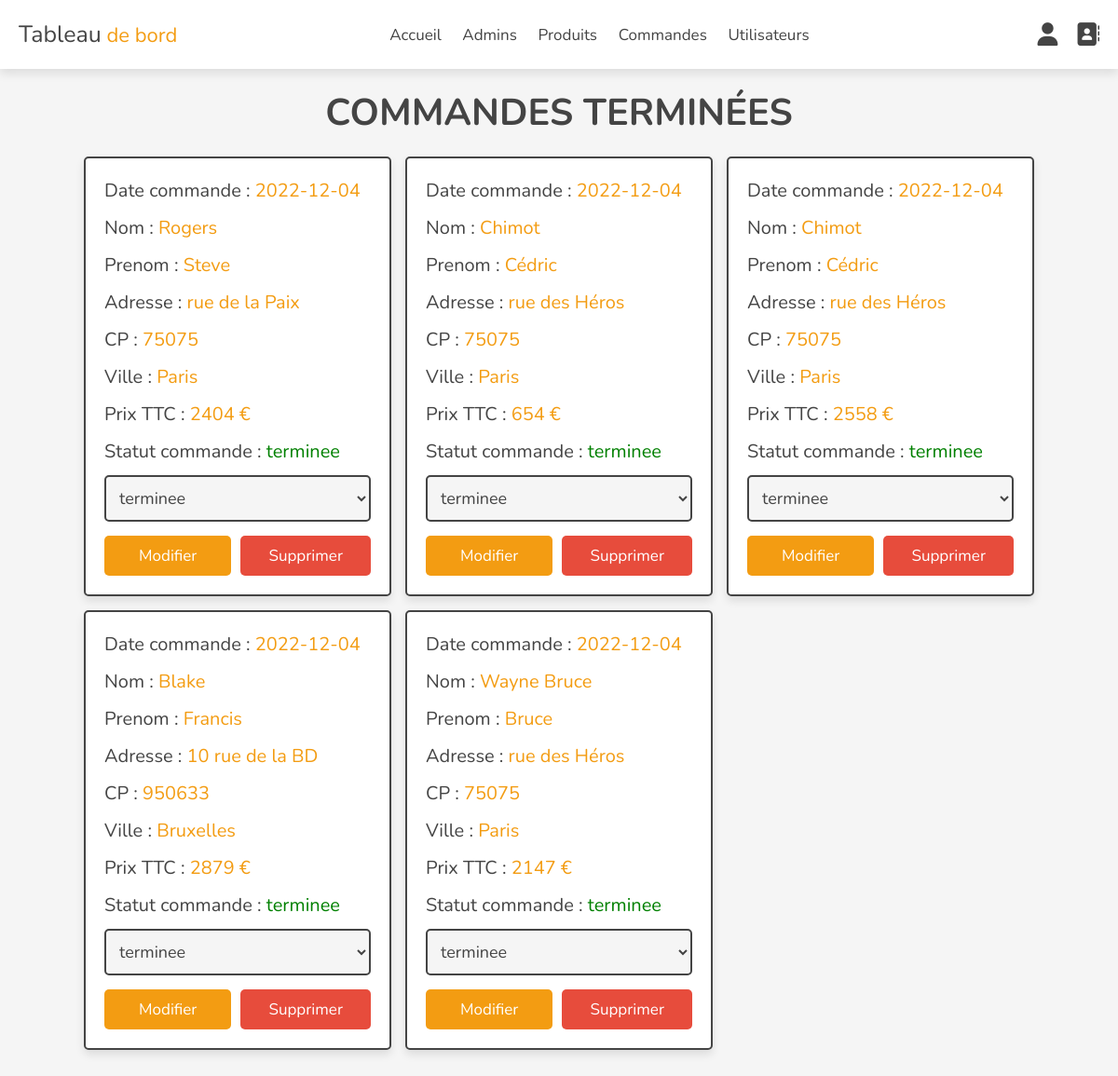
/admin/completed_orders.php (signed in), run on an earlier commit of the app's database.
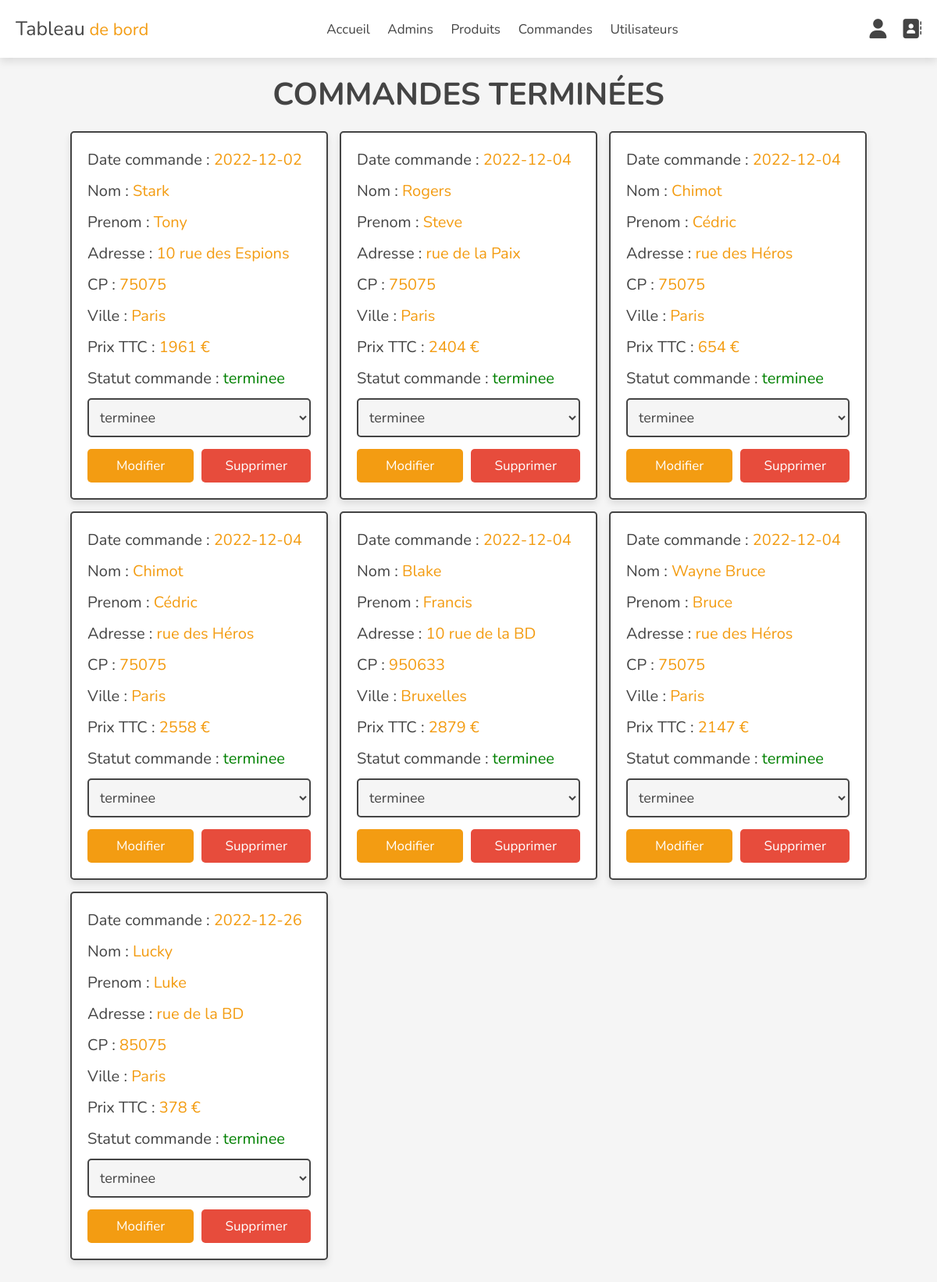
And on a later commit of the database.
### tables this page shows
CREATE TABLE `orders` (
  `id` int(100) NOT NULL,
  `user_id` int(100) NOT NULL,
  `nom` varchar(20) NOT NULL,
  `prenom` varchar(50) NOT NULL,
  `telephone` varchar(10) NOT NULL,
  `adresse` varchar(50) NOT NULL,
  `cp` varchar(50) NOT NULL,
  `ville` varchar(50) NOT NULL,
  `total_produits` varchar(1000) NOT NULL,
  `prixTTC` int(100) NOT NULL,
  `date_commande` date NOT NULL DEFAULT current_timestamp(),
  `statut_commande` varchar(20) NOT NULL DEFAULT 'en attente'
);

### admin/completed_orders.php (the view, shortened to what this page needs)
<?php
include '../components/connect.php';
?>
<!DOCTYPE html>
<html lang="en">
<head>
   <link rel="stylesheet" href="https://cdnjs.cloudflare.com/ajax/libs/font-awesome/6.1.1/css/all.min.css">
   <link rel="stylesheet" href="assets/css/admin_style.css">
</head>
<body>
   <?php include '../components/admin_header.php'; ?>
   <section class="orders">
      <h1 class="heading">Commandes terminées</h1>
      <div class="box-container">
         <?php
         $select_orders = $conn->prepare("SELECT * FROM `orders` WHERE statut_commande = ?");
         $select_orders->execute((['terminee']));
         if ($select_orders->rowCount() > 0) {
            while ($fetch_orders = $select_orders->fetch(PDO::FETCH_ASSOC)) {
         ?>
               <div class="box">
                  <p> Date commande : <span><?= $fetch_orders['date_commande']; ?></span> </p>
                  <p> Nom : <span><?= $fetch_orders['nom']; ?></span> </p>
                  <p> Prenom : <span><?= $fetch_orders['prenom']; ?></span> </p>
                  <p> Adresse : <span><?= $fetch_orders['adresse']; ?></span> </p>
                  <p> CP : <span><?= $fetch_orders['cp']; ?></span> </p>
                  <p> Ville : <span><?= $fetch_orders['ville']; ?></span> </p>
                  <p> Prix TTC : <span><?= $fetch_orders['prixTTC']; ?> €</span> </p>
                  <p> Statut commande :
                     <span style="color:<?php if ($fetch_orders['statut_commande'] == 'en attente') {
                                             echo 'blue';
                                          } elseif ($fetch_orders['statut_commande'] == 'terminee') {
                                             echo 'green';
                                          } elseif ($fetch_orders['statut_commande'] == 'retard') {
                                             echo 'violet';
                                          } elseif ($fetch_orders['statut_commande'] == 'annulee') {
                                             echo 'red';
                                          }; ?>"><?= $fetch_orders['statut_commande']; ?>
                     </span>
                  </p>
                  <form action="" method="post">
                     <select name="statut_commande" class="select">
                        <option selected disabled><?= $fetch_orders['statut_commande']; ?></option>
                     </select>
                     <div class="flex-btn">
                        <input type="submit" value="Modifier" class="option-btn" name="update_statut">
                        <a href="placed_orders.php?delete=<?= $fetch_orders['id']; ?>" class="delete-btn" onclick="return confirm('Supprimer cette commande ?');">Supprimer</a>
                     </div>
                  </form>
               </div>
         <?php
            }
         } else {
            echo '<p class="empty">Aucune commandes !</p>';
         }
         ?>
      </div>
   </section>
</body>
</html>

What changed in the data, as far as the page shows it:
now on this page (row edited): orders: date_commande "2022-12-02", nom "Stark", prenom "Tony", adresse "10 rue des Espions", cp "75075", ville "Paris", prixTTC "1961", statut_commande "terminee"
added orders: date_commande "2022-12-26", nom "Lucky", prenom "Luke", adresse "rue de la BD", cp "85075", ville "Paris", prixTTC "378", statut_commande "terminee"
